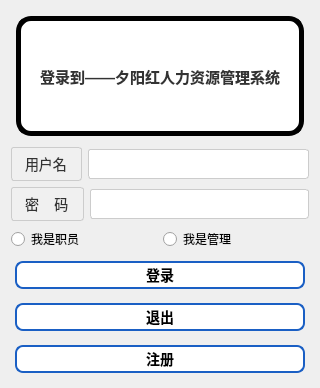
<?xml version="1.0" encoding="UTF-8"?>
<ui version="4.0">
 <class>LoginANDRegister</class>
 <widget class="QWidget" name="LoginANDRegister">
  <property name="geometry">
   <rect>
    <x>0</x>
    <y>0</y>
    <width>315</width>
    <height>388</height>
   </rect>
  </property>
  <property name="windowTitle">
   <string>欢迎来到夕阳红工资有限公司</string>
  </property>
  <property name="windowIcon">
   <iconset theme="applications-engineering" resource="res.qrc">
    <normaloff>:/icons/icons/330.bmp</normaloff>:/icons/icons/330.bmp</iconset>
  </property>
  <property name="autoFillBackground">
   <bool>false</bool>
  </property>
  <property name="styleSheet">
   <string notr="true">/* 蓝色边框圆角按钮 - 自适应尺寸 */
QPushButton {
    /* 基础样式 */
    background-color: #ffffff;
    color: #000000;
    border: 2px solid #1a5fc4;
    border-radius: 8px;
    padding: 1px 1px;
    font-family: &quot;Segoe UI&quot;, Arial, sans-serif;
    font-size: 14px;
    font-weight: 600;
    margin: 4px;
}

/* 悬停状态 */
QPushButton:hover {
    background-color: #f0f7ff;
    border: 2px solid #0f4aa0;
}

/* 按下状态 */
QPushButton:pressed {
    background-color: #d0e1ff;
    border: 2px solid #09367c;
}

/* 焦点状态 */
QPushButton:focus {
    border: 2px solid #4a9dff;
    outline: none;
}

/* 禁用状态 */
QPushButton:disabled {
    background-color: #f8f9fa;
    color: #a0a0a0;
    border: 2px solid #e0e0e0;
}</string>
  </property>
  <layout class="QGridLayout" name="gridLayout">
   <item row="0" column="0">
    <widget class="QLabel" name="label">
     <property name="styleSheet">
      <string notr="true">/* 多彩渐变边框，内部白色背景 */
QLabel {
    background-color: white;
    color: #333333;
    font-size: 15px;
    font-weight: bold;
    border: 5px solid;
    border-image: linear-gradient(to right, #ff3366, #ff9933, #ffcc00, #33cc33, #3399ff, #9966ff) 1;
    border-radius: 15px;
    padding: 15px;
    margin: 5px;
    qproperty-alignment: AlignCenter;
}</string>
     </property>
     <property name="text">
      <string>登录到——夕阳红人力资源管理系统</string>
     </property>
    </widget>
   </item>
   <item row="1" column="0">
    <layout class="QVBoxLayout" name="verticalLayout">
     <item>
      <layout class="QHBoxLayout" name="horizontalLayout">
       <item>
        <widget class="QLabel" name="labName">
         <property name="styleSheet">
          <string notr="true">QLabel {
    background-color: #f0f0f0; /* 标签背景颜色 */
    color: #333333; /* 标签文字颜色 */
    border: 1px solid #cccccc; /* 边框样式 */
    border-radius: 3px; /* 圆角 */
    padding: 5px 10px; /* 内边距 */
    font-size: 14px; /* 字体大小 */
}</string>
         </property>
         <property name="text">
          <string>用户名</string>
         </property>
        </widget>
       </item>
       <item>
        <widget class="QLineEdit" name="usernameEdit">
         <property name="styleSheet">
          <string notr="true">QLineEdit {
    background-color: white; /* 输入框背景颜色 */
    border: 1px solid #cccccc; /* 边框样式 */
    border-radius: 3px; /* 圆角 */
    padding: 5px; /* 内边距 */
    font-size: 14px; /* 字体大小 */
}

QLineEdit:focus {
    border: 1px solid #4CAF50; /* 获取焦点时的边框颜色 */
    background-color: #f5f5f5; /* 获取焦点时的背景颜色 */
}</string>
         </property>
        </widget>
       </item>
      </layout>
     </item>
     <item>
      <layout class="QHBoxLayout" name="horizontalLayout_2">
       <item>
        <widget class="QLabel" name="labPassword">
         <property name="styleSheet">
          <string notr="true">QLabel {
    background-color: #f0f0f0; /* 标签背景颜色 */
    color: #333333; /* 标签文字颜色 */
    border: 1px solid #cccccc; /* 边框样式 */
    border-radius: 3px; /* 圆角 */
    padding: 5px 10px; /* 内边距 */
    font-size: 14px; /* 字体大小 */
}</string>
         </property>
         <property name="text">
          <string>密    码</string>
         </property>
        </widget>
       </item>
       <item>
        <widget class="QLineEdit" name="passwordEdit">
         <property name="styleSheet">
          <string notr="true">QLineEdit {
    background-color: white; /* 输入框背景颜色 */
    border: 1px solid #cccccc; /* 边框样式 */
    border-radius: 3px; /* 圆角 */
    padding: 5px; /* 内边距 */
    font-size: 14px; /* 字体大小 */
}

QLineEdit:focus {
    border: 1px solid #4CAF50; /* 获取焦点时的边框颜色 */
    background-color: #f5f5f5; /* 获取焦点时的背景颜色 */
}</string>
         </property>
         <property name="echoMode">
          <enum>QLineEdit::EchoMode::Password</enum>
         </property>
        </widget>
       </item>
      </layout>
     </item>
    </layout>
   </item>
   <item row="2" column="0">
    <layout class="QVBoxLayout" name="verticalLayout_2">
     <item>
      <layout class="QHBoxLayout" name="horizontalLayout_3">
       <item>
        <widget class="QRadioButton" name="rbtnEmployee">
         <property name="text">
          <string>我是职员</string>
         </property>
        </widget>
       </item>
       <item>
        <widget class="QRadioButton" name="rbtnManager">
         <property name="text">
          <string>我是管理</string>
         </property>
        </widget>
       </item>
      </layout>
     </item>
     <item>
      <widget class="QPushButton" name="btnLogin">
       <property name="minimumSize">
        <size>
         <width>0</width>
         <height>0</height>
        </size>
       </property>
       <property name="autoFillBackground">
        <bool>false</bool>
       </property>
       <property name="styleSheet">
        <string notr="true"/>
       </property>
       <property name="text">
        <string>登录</string>
       </property>
      </widget>
     </item>
     <item>
      <widget class="QPushButton" name="btnQuit">
       <property name="minimumSize">
        <size>
         <width>0</width>
         <height>0</height>
        </size>
       </property>
       <property name="styleSheet">
        <string notr="true"/>
       </property>
       <property name="text">
        <string>退出</string>
       </property>
      </widget>
     </item>
     <item>
      <widget class="QPushButton" name="btnRegister">
       <property name="minimumSize">
        <size>
         <width>0</width>
         <height>0</height>
        </size>
       </property>
       <property name="styleSheet">
        <string notr="true"/>
       </property>
       <property name="text">
        <string>注册</string>
       </property>
      </widget>
     </item>
    </layout>
   </item>
  </layout>
 </widget>
 <resources>
  <include location="res.qrc"/>
 </resources>
 <connections>
  <connection>
   <sender>btnQuit</sender>
   <signal>clicked()</signal>
   <receiver>LoginANDRegister</receiver>
   <slot>close()</slot>
   <hints>
    <hint type="sourcelabel">
     <x>286</x>
     <y>393</y>
    </hint>
    <hint type="destinationlabel">
     <x>229</x>
     <y>243</y>
    </hint>
   </hints>
  </connection>
 </connections>
</ui>
